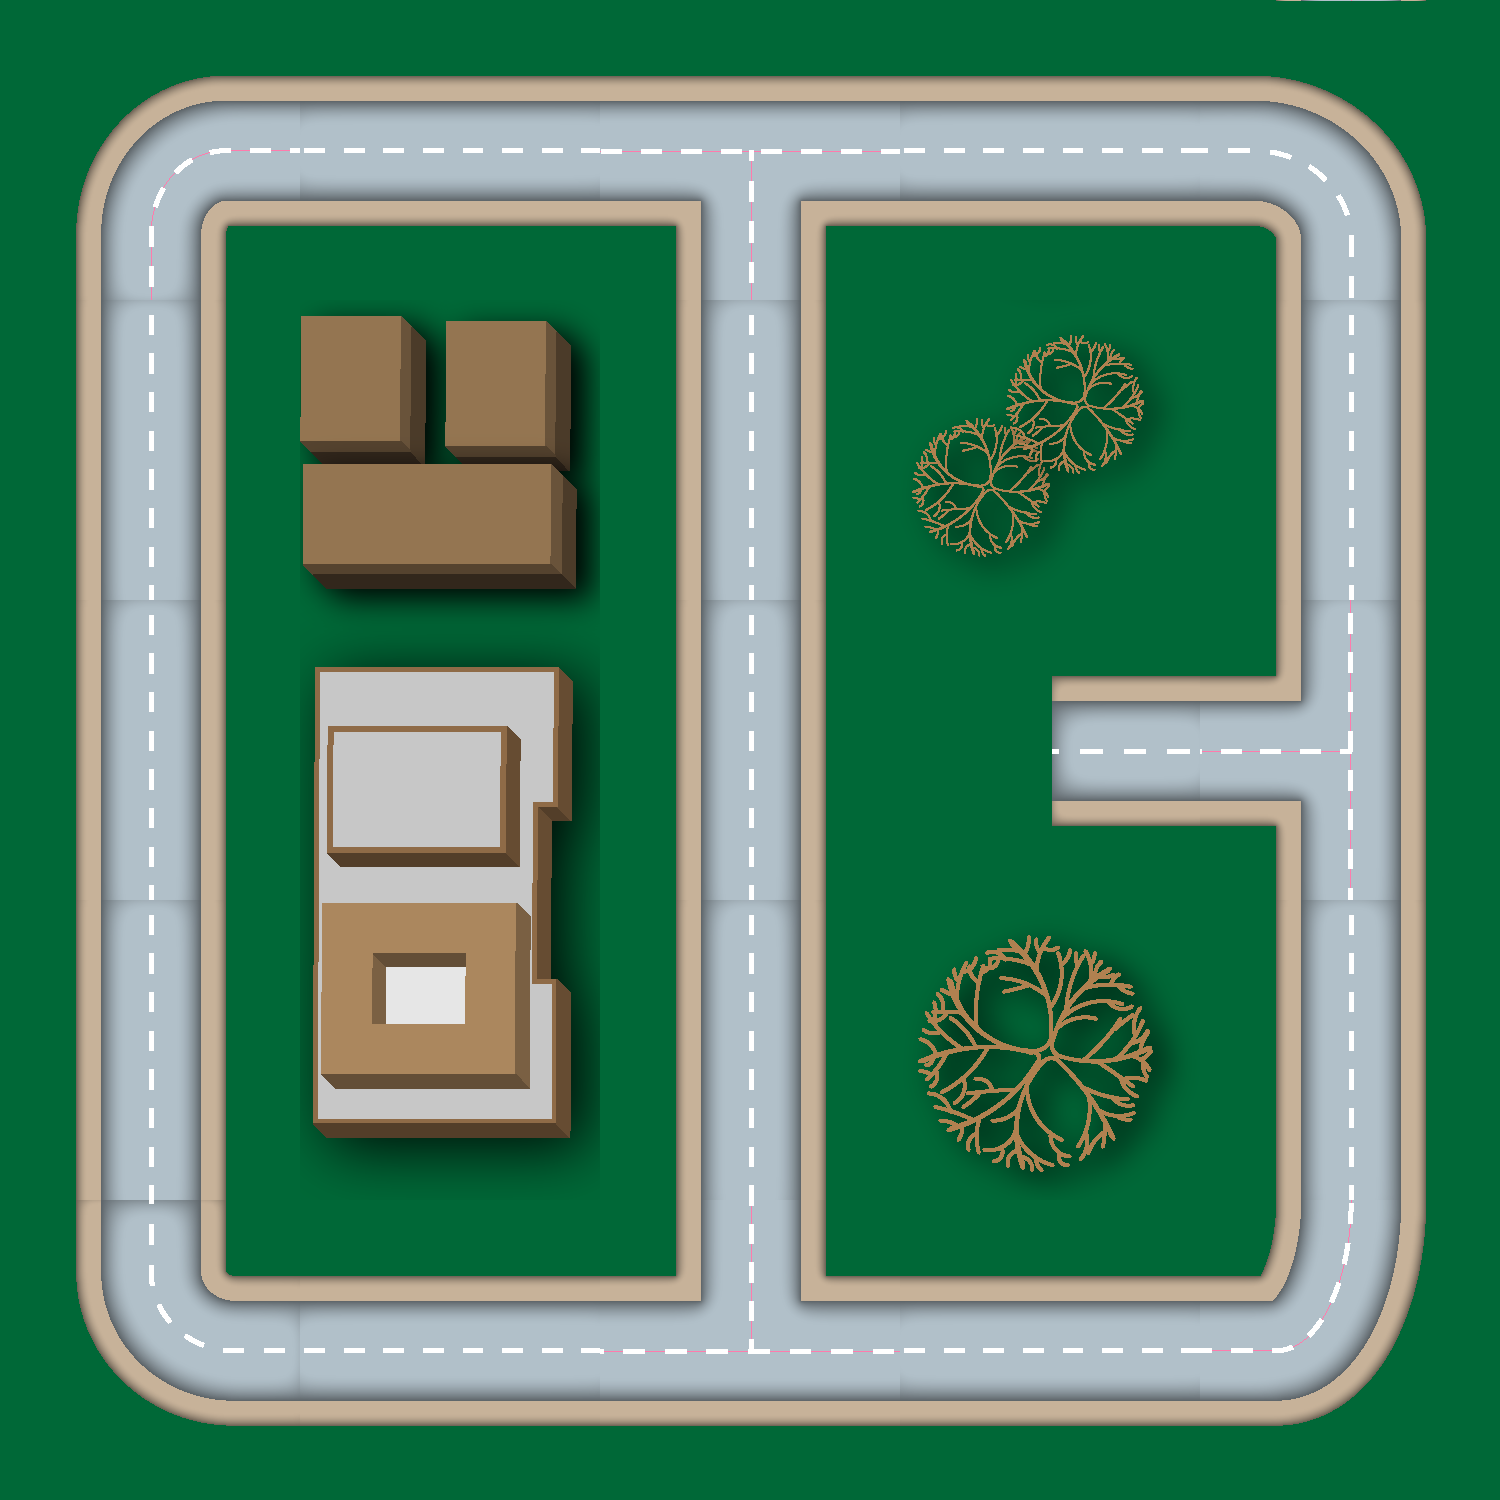

This game map was drawn from its Tiled (.tmx) file and the tilesets committed beside it. A one-line description and the full map source follow:
An orthogonal 5x5 tile map with 300x300 px tiles, 2 tile layers (Tiles, Buildings), 3 tilesets and 11 objects (n1, n2, n3, n4, n5, ...).

<map version="1.0" orientation="orthogonal" width="5" height="5" tilewidth="300" tileheight="300">
  <tileset firstgid="1" source="deco300.tsx" />
  <tileset firstgid="19" source="corners300.tsx" />
  <tileset firstgid="37" source="paths300.tsx" />
  <layer name="Tiles" width="5" height="5">
    <data>
      <tile gid="27" />
      <tile gid="29" />
      <tile gid="22" />
      <tile gid="29" />
      <tile gid="25" />
      <tile gid="30" />
      <tile gid="35" />
      <tile gid="30" />
      <tile gid="36" />
      <tile gid="30" />
      <tile gid="30" />
      <tile gid="36" />
      <tile gid="30" />
      <tile gid="33" />
      <tile gid="23" />
      <tile gid="30" />
      <tile gid="36" />
      <tile gid="30" />
      <tile gid="36" />
      <tile gid="30" />
      <tile gid="26" />
      <tile gid="29" />
      <tile gid="20" />
      <tile gid="29" />
      <tile gid="28" />
    </data>
  </layer>
  <objectgroup name="Nodes" width="5" height="5">
    <object name="n1" x="1100" y="752">
      <properties>
        <property name="e1" value="n2" />
      </properties>
    </object>
    <object name="n2" x="1333" y="748">
      <properties>
        <property name="e2" value="n1" />
        <property name="e3" value="n3" />
        <property name="e4" value="n10" />
      </properties>
    </object>
    <object name="n3" x="1318" y="167">
      <properties>
        <property name="e5" value="n4" />
        <property name="e6" value="n2" />
      </properties>
    </object>
    <object name="n4" x="752" y="148">
      <properties>
        <property name="e7" value="n5" />
        <property name="e8" value="n9" />
        <property name="e9" value="n3" />
      </properties>
    </object>
    <object name="n5" x="182" y="164">
      <properties>
        <property name="e10" value="n4" />
        <property name="e11" value="n6" />
      </properties>
    </object>
    <object name="n6" x="158" y="591">
      <properties>
        <property name="e12" value="n5" />
        <property name="e13" value="n7" />
      </properties>
    </object>
    <object name="n7" x="170" y="1324">
      <properties>
        <property name="e14" value="n6" />
        <property name="e15" value="n8" />
      </properties>
    </object>
    <object name="n8" x="748" y="1345">
      <properties>
        <property name="e16" value="n7" />
        <property name="e17" value="n9" />
        <property name="e18" value="n10" />
      </properties>
    </object>
    <object name="n9" x="752" y="685">
      <properties>
        <property name="e19" value="n4" />
        <property name="e20" value="n8" />
      </properties>
    </object>
    <object name="n10" x="1309" y="1342">
      <properties>
        <property name="e21" value="n8" />
        <property name="e22" value="n2" />
      </properties>
    </object>
  </objectgroup>
  <objectgroup name="vehicles" width="5" height="5">
    <object name="Car OneTwo" type="car" x="955" y="749" width="55" height="16">
      <properties>
        <property name="Rotation" value="0.0" />
      </properties>
    </object>
  </objectgroup>
  <layer name="Buildings" width="5" height="5">
    <data>
      <tile gid="0" />
      <tile gid="0" />
      <tile gid="0" />
      <tile gid="0" />
      <tile gid="0" />
      <tile gid="0" />
      <tile gid="5" />
      <tile gid="0" />
      <tile gid="9" />
      <tile gid="0" />
      <tile gid="0" />
      <tile gid="11" />
      <tile gid="0" />
      <tile gid="0" />
      <tile gid="0" />
      <tile gid="0" />
      <tile gid="17" />
      <tile gid="0" />
      <tile gid="3" />
      <tile gid="0" />
      <tile gid="0" />
      <tile gid="0" />
      <tile gid="0" />
      <tile gid="0" />
      <tile gid="0" />
    </data>
  </layer>
</map>
